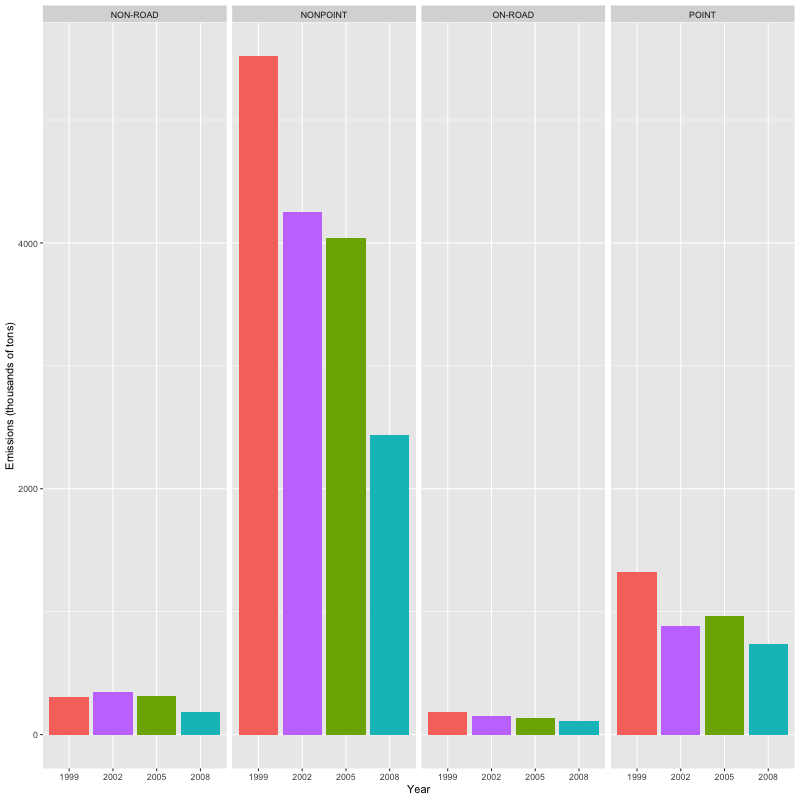

This figure's R source:
library(dplyr)
library(RColorBrewer)
library(ggplot2)

source("downloadFiles.R")

data <- pm25 %>%
  tbl_df() %>%
  mutate(year = factor(year)) %>%
  group_by(type, year) %>%
  summarise(
    Emissions = sum(Emissions)
  )

png("plot3.png", width=800, height = 800)

years <- rep(brewer.pal(length(unique(data$year)), "Set3"), length(unique(data$type)))

graph <- qplot(
  year,
  Emissions / 1000,
  data = data,
  facets = .~type,
  xlab = "Year",
  ylab = "Emissions (thousands of tons)",
  geom = "col",
  show.legend = FALSE,
  fill = years)

print(graph)

dev.off()